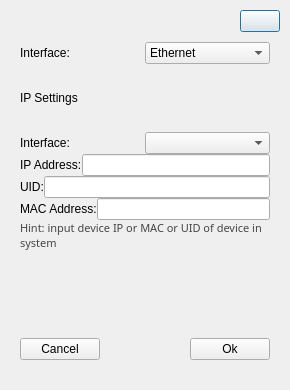
<?xml version="1.0" encoding="UTF-8"?>
<ui version="4.0">
 <class>TestDialog</class>
 <widget class="QDialog" name="TestDialog">
  <property name="geometry">
   <rect>
    <x>0</x>
    <y>0</y>
    <width>290</width>
    <height>390</height>
   </rect>
  </property>
  <property name="windowTitle">
   <string>Test Dialog</string>
  </property>
  <layout class="QVBoxLayout" name="verticalLayout_2">
   <property name="spacing">
    <number>0</number>
   </property>
   <property name="leftMargin">
    <number>10</number>
   </property>
   <property name="topMargin">
    <number>10</number>
   </property>
   <property name="rightMargin">
    <number>10</number>
   </property>
   <property name="bottomMargin">
    <number>10</number>
   </property>
   <item>
    <layout class="QHBoxLayout" name="horizontalLayout_7">
     <property name="spacing">
      <number>0</number>
     </property>
     <item>
      <spacer name="horizontalSpacer_2">
       <property name="orientation">
        <enum>Qt::Horizontal</enum>
       </property>
       <property name="sizeHint" stdset="0">
        <size>
         <width>40</width>
         <height>20</height>
        </size>
       </property>
      </spacer>
     </item>
     <item>
      <widget class="QPushButton" name="b_close">
       <property name="cursor">
        <cursorShape>PointingHandCursor</cursorShape>
       </property>
       <property name="layoutDirection">
        <enum>Qt::RightToLeft</enum>
       </property>
       <property name="text">
        <string/>
       </property>
      </widget>
     </item>
    </layout>
   </item>
   <item>
    <widget class="QWidget" name="DialogContainer" native="true">
     <layout class="QVBoxLayout" name="verticalLayout">
      <property name="spacing">
       <number>0</number>
      </property>
      <property name="leftMargin">
       <number>10</number>
      </property>
      <property name="topMargin">
       <number>10</number>
      </property>
      <property name="rightMargin">
       <number>10</number>
      </property>
      <property name="bottomMargin">
       <number>20</number>
      </property>
      <item>
       <layout class="QHBoxLayout" name="horizontalLayout_2">
        <property name="spacing">
         <number>0</number>
        </property>
        <property name="sizeConstraint">
         <enum>QLayout::SetDefaultConstraint</enum>
        </property>
        <item>
         <widget class="QLabel" name="label">
          <property name="text">
           <string>Interface:</string>
          </property>
         </widget>
        </item>
        <item>
         <widget class="QComboBox" name="ifSelect">
          <property name="cursor">
           <cursorShape>PointingHandCursor</cursorShape>
          </property>
          <item>
           <property name="text">
            <string>Ethernet</string>
           </property>
          </item>
          <item>
           <property name="text">
            <string>RS-232</string>
           </property>
          </item>
         </widget>
        </item>
       </layout>
      </item>
      <item>
       <widget class="QLabel" name="ipSettingsTitle">
        <property name="text">
         <string>IP Settings</string>
        </property>
       </widget>
      </item>
      <item>
       <layout class="QHBoxLayout" name="horizontalLayout_3">
        <property name="spacing">
         <number>0</number>
        </property>
        <item>
         <widget class="QLabel" name="label_5">
          <property name="text">
           <string>Interface:</string>
          </property>
          <property name="scaledContents">
           <bool>false</bool>
          </property>
         </widget>
        </item>
        <item>
         <widget class="QComboBox" name="comboBox">
          <property name="cursor">
           <cursorShape>PointingHandCursor</cursorShape>
          </property>
         </widget>
        </item>
       </layout>
      </item>
      <item>
       <layout class="QHBoxLayout" name="horizontalLayout_4">
        <property name="spacing">
         <number>0</number>
        </property>
        <item>
         <widget class="QLabel" name="label_2">
          <property name="text">
           <string>IP Address:</string>
          </property>
          <property name="scaledContents">
           <bool>false</bool>
          </property>
         </widget>
        </item>
        <item>
         <widget class="QLineEdit" name="ipEditLine">
          <property name="accessibleDescription">
           <string>Input ip address of tested device</string>
          </property>
          <property name="autoFillBackground">
           <bool>false</bool>
          </property>
         </widget>
        </item>
       </layout>
      </item>
      <item>
       <layout class="QHBoxLayout" name="horizontalLayout_5">
        <property name="spacing">
         <number>0</number>
        </property>
        <item>
         <widget class="QLabel" name="label_3">
          <property name="text">
           <string>UID:</string>
          </property>
          <property name="scaledContents">
           <bool>false</bool>
          </property>
         </widget>
        </item>
        <item>
         <widget class="QLineEdit" name="uidEditLine">
          <property name="accessibleDescription">
           <string>Input UID of tested device</string>
          </property>
          <property name="autoFillBackground">
           <bool>false</bool>
          </property>
         </widget>
        </item>
       </layout>
      </item>
      <item>
       <layout class="QHBoxLayout" name="horizontalLayout_6">
        <property name="spacing">
         <number>0</number>
        </property>
        <item>
         <widget class="QLabel" name="label_4">
          <property name="text">
           <string>MAC Address:</string>
          </property>
          <property name="scaledContents">
           <bool>false</bool>
          </property>
         </widget>
        </item>
        <item>
         <widget class="QLineEdit" name="macEditLine">
          <property name="accessibleDescription">
           <string>Input MAC address of tested device</string>
          </property>
          <property name="autoFillBackground">
           <bool>false</bool>
          </property>
         </widget>
        </item>
       </layout>
      </item>
      <item>
       <widget class="QLabel" name="ipSettingsDetail">
        <property name="font">
         <font>
          <family>Sans</family>
          <pointsize>8</pointsize>
         </font>
        </property>
        <property name="text">
         <string>&lt;html&gt;&lt;head/&gt;&lt;body&gt;&lt;p&gt;&lt;span style=&quot; color:#464545;&quot;&gt;Hint: input device IP or MAC or UID of device in system&lt;/span&gt;&lt;/p&gt;&lt;/body&gt;&lt;/html&gt;</string>
        </property>
        <property name="scaledContents">
         <bool>false</bool>
        </property>
        <property name="alignment">
         <set>Qt::AlignLeading|Qt::AlignLeft|Qt::AlignTop</set>
        </property>
        <property name="wordWrap">
         <bool>true</bool>
        </property>
       </widget>
      </item>
      <item>
       <spacer name="verticalSpacer">
        <property name="orientation">
         <enum>Qt::Vertical</enum>
        </property>
        <property name="sizeType">
         <enum>QSizePolicy::Fixed</enum>
        </property>
        <property name="sizeHint" stdset="0">
         <size>
          <width>20</width>
          <height>50</height>
         </size>
        </property>
       </spacer>
      </item>
      <item>
       <layout class="QHBoxLayout" name="horizontalLayout">
        <property name="spacing">
         <number>0</number>
        </property>
        <item>
         <widget class="QPushButton" name="b_cancel">
          <property name="sizePolicy">
           <sizepolicy hsizetype="Maximum" vsizetype="Fixed">
            <horstretch>0</horstretch>
            <verstretch>0</verstretch>
           </sizepolicy>
          </property>
          <property name="maximumSize">
           <size>
            <width>115</width>
            <height>16777215</height>
           </size>
          </property>
          <property name="cursor">
           <cursorShape>PointingHandCursor</cursorShape>
          </property>
          <property name="text">
           <string>Cancel</string>
          </property>
         </widget>
        </item>
        <item>
         <spacer name="horizontalSpacer">
          <property name="orientation">
           <enum>Qt::Horizontal</enum>
          </property>
          <property name="sizeHint" stdset="0">
           <size>
            <width>40</width>
            <height>20</height>
           </size>
          </property>
         </spacer>
        </item>
        <item>
         <widget class="QPushButton" name="b_ok">
          <property name="sizePolicy">
           <sizepolicy hsizetype="Maximum" vsizetype="Fixed">
            <horstretch>0</horstretch>
            <verstretch>0</verstretch>
           </sizepolicy>
          </property>
          <property name="maximumSize">
           <size>
            <width>115</width>
            <height>16777215</height>
           </size>
          </property>
          <property name="cursor">
           <cursorShape>PointingHandCursor</cursorShape>
          </property>
          <property name="text">
           <string>Ok</string>
          </property>
         </widget>
        </item>
       </layout>
      </item>
     </layout>
    </widget>
   </item>
  </layout>
 </widget>
 <resources/>
 <connections>
  <connection>
   <sender>b_close</sender>
   <signal>clicked()</signal>
   <receiver>TestDialog</receiver>
   <slot>close()</slot>
   <hints>
    <hint type="sourcelabel">
     <x>144</x>
     <y>22</y>
    </hint>
    <hint type="destinationlabel">
     <x>144</x>
     <y>182</y>
    </hint>
   </hints>
  </connection>
 </connections>
</ui>
